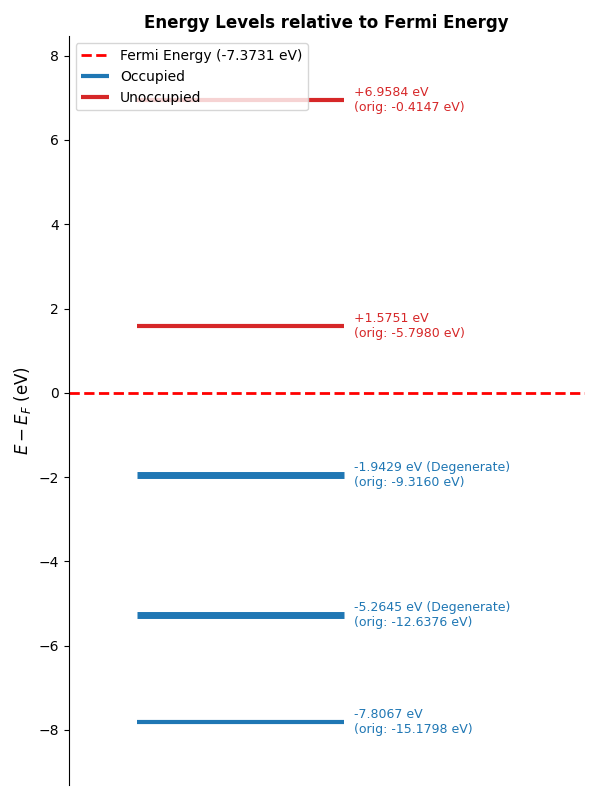

Here is the Python script that generated this plot:
#!/usr/bin/env python3
# -*- coding: utf-8 -*-

"""
Title: wf_energy.py
Description: Energy level diagram plot adjusted for F2 molecule eigenvalues.
Author: Takeru Nakashima
Date: 2026-06-26

Copyright (c) 2026-06-26 <Takeru Nakashima>. All rights reserved.
"""

import numpy as np
import matplotlib.pyplot as plt

# 1. 新しいデータの定義 (F2分子の固有値)
eigenvalues = [-15.1798, -12.6376, -12.6376, -9.3160, -9.3160, -5.7980, -0.4147]
fermi_energy = -7.3731

# 2. フェルミエネルギーを基準(0 eV)にシフト
shifted_eigenvalues = [e - fermi_energy for e in eigenvalues]
shifted_fermi = 0.0

# 3. グラフのプロット設定
fig, ax = plt.subplots(figsize=(6, 8))

# フェルミ準位の破線を描画
ax.axhline(y=shifted_fermi, color='red', linestyle='--', linewidth=2, label=f'Fermi Energy ({fermi_energy} eV)')

# 4. 各エネルギー準位を描画（重複・縮退のハンドリングを含む）
# 重複をカウントするためにユニークな値とその個数を取得
unique_energies, counts = np.unique(eigenvalues, return_counts=True)

# 凡例用のフラグ
added_occ_label = False
added_unocc_label = False

for orig_e, count in zip(unique_energies, counts):
    shifted_e = orig_e - fermi_energy
    
    # フェルミ準位より下は青（占有）、上は赤（非占有）
    if shifted_e < 0:
        color = '#1f77b4'  # 青
        if not added_occ_label:
            label = 'Occupied'
            added_occ_label = True
        else:
            label = ""
    else:
        color = '#d62728'  # 赤
        if not added_unocc_label:
            label = 'Unoccupied'
            added_unocc_label = True
        else:
            label = ""
            
    # 線の描画（縮退している場合は線を少し太くして存在感を出します）
    line_width = 3 if count == 1 else 5
    ax.hlines(y=shifted_e, xmin=0.2, xmax=0.8, color=color, linewidth=line_width, label=label)
    
    # テキストラベルの作成 (2重縮退の場合はその旨を明記)
    deg_str = " (Degenerate)" if count > 1 else ""
    text_label = f"{shifted_e:+.4f} eV{deg_str}\n(orig: {orig_e:.4f} eV)"
    
    # 値のテキスト配列を追加
    ax.text(0.83, shifted_e, text_label, 
            va='center', ha='left', fontsize=9, color=color)

# 5. グラフの装飾
ax.set_title('Energy Levels relative to Fermi Energy', fontsize=12, fontweight='bold')
ax.set_ylabel('$E - E_F$ (eV)', fontsize=12)
ax.set_xlim(0, 1.5)  # テキストがしっかり収まるように横幅を拡張
ax.set_ylim(min(shifted_eigenvalues) - 1.5, max(shifted_eigenvalues) + 1.5) # 上下に余白を持たせる

# 不要な横軸の目盛り・枠線を消す
ax.set_xticks([])
ax.spines['top'].set_visible(False)
ax.spines['right'].set_visible(False)
ax.spines['bottom'].set_visible(False)

# 凡例の表示（重複を整理）
handles, labels = ax.get_legend_handles_labels()
by_label = dict(zip(labels, handles))
ax.legend(by_label.values(), by_label.keys(), loc='upper left')

plt.tight_layout()
plt.show()
